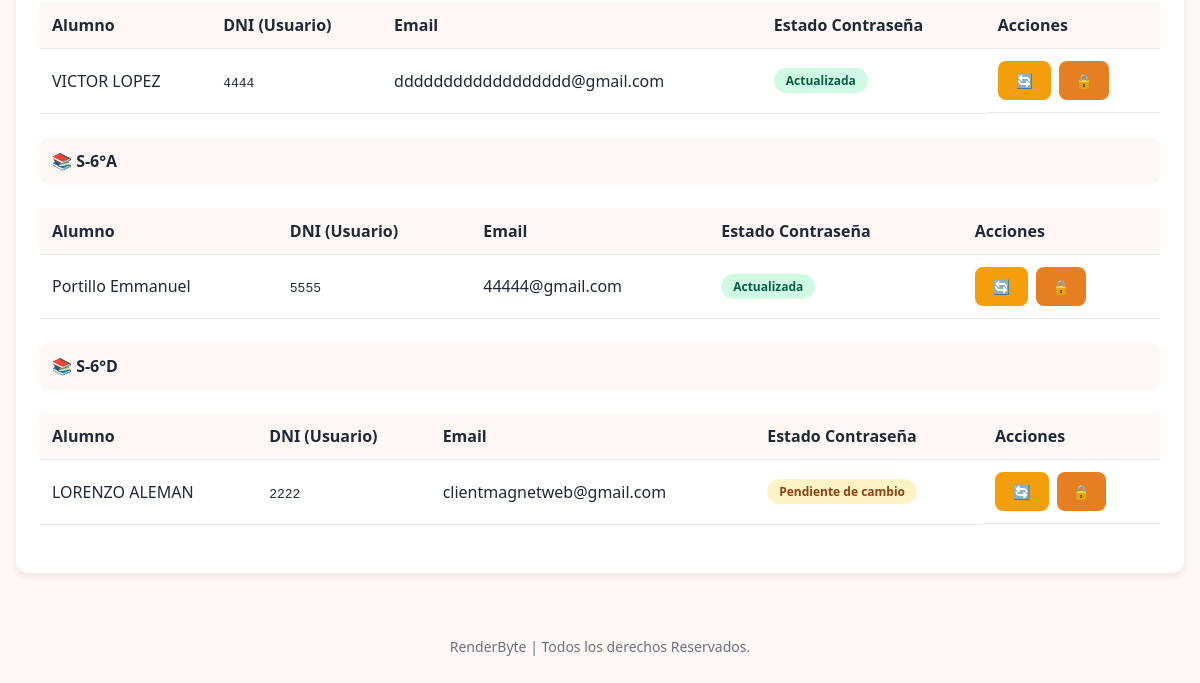
The page /admin-panel/usuarios/ (signed in, lower part) on the database as committed earlier.
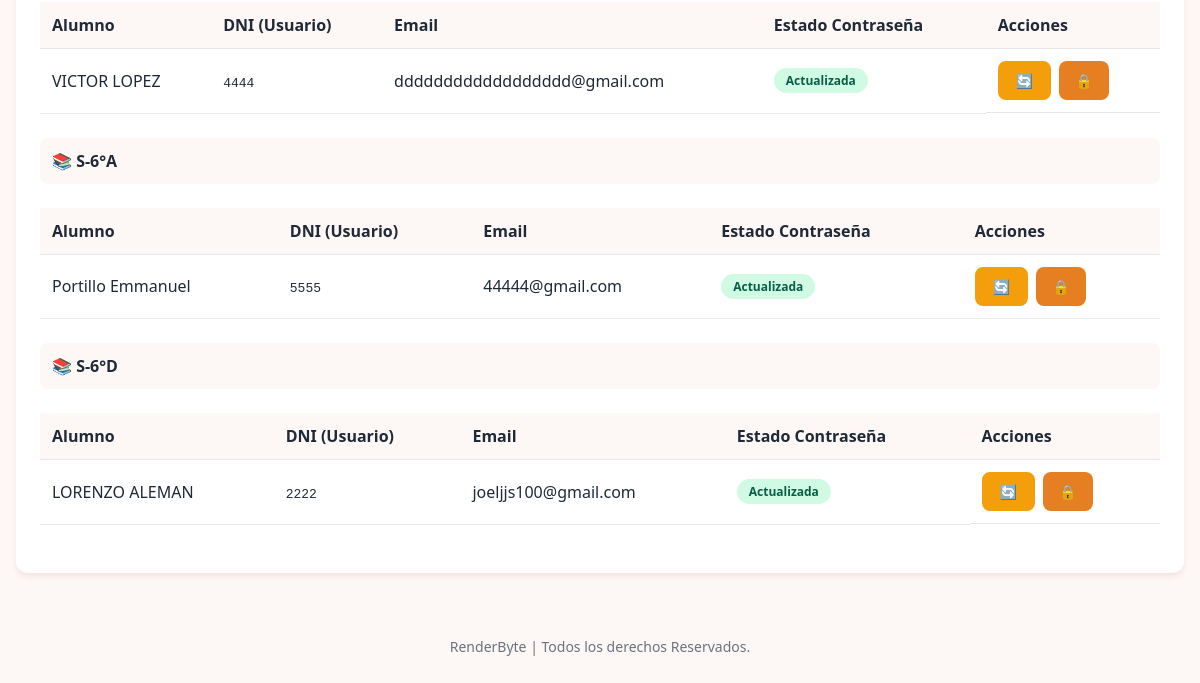
The same page on the database as committed later.
### portal/models.py (models this page shows, shortened)
class Alumno(models.Model):
    documento = models.BigIntegerField(primary_key=True, verbose_name="DNI Alumno")
    apellido = models.CharField(max_length=100)
    nombres = models.CharField(max_length=100)
    fecha_nacimiento = models.DateField(null=True, blank=True)
    sexo = models.CharField(max_length=1, blank=True)
    nivel = models.CharField(max_length=10, blank=True, verbose_name="Nivel (I5/P/S)")
    curso = models.CharField(max_length=10, blank=True)
    division = models.CharField(max_length=10, blank=True)
    direccion = models.CharField(max_length=200, blank=True)
    telefono1 = models.CharField(max_length=50, blank=True)
    telefono2 = models.CharField(max_length=50, blank=True)
    email = models.EmailField(blank=True)
    barrio = models.CharField(max_length=100, blank=True)
    padre_nombre = models.CharField(max_length=150, blank=True, verbose_name="Nombre del Padre")
    padre_dni = models.BigIntegerField(null=True, blank=True, db_index=True, verbose_name="DNI Padre")
    padre_direccion = models.CharField(max_length=200, blank=True)
    padre_telefono1 = models.CharField(max_length=50, blank=True)
    padre_telefono2 = models.CharField(max_length=50, blank=True)
    padre_email = models.EmailField(blank=True)
    madre_nombre = models.CharField(max_length=150, blank=True, verbose_name="Nombre de la Madre")
    madre_dni = models.BigIntegerField(null=True, blank=True, db_index=True, verbose_name="DNI Madre")
    madre_direccion = models.CharField(max_length=200, blank=True)
    madre_telefono1 = models.CharField(max_length=50, blank=True)
    madre_telefono2 = models.CharField(max_length=50, blank=True)
    madre_email = models.EmailField(blank=True)
    tutor_nombre = models.CharField(max_length=150, blank=True, verbose_name="Nombre del Tutor")
    tutor_dni = models.BigIntegerField(null=True, blank=True, db_index=True, verbose_name="DNI Tutor")
    tutor_direccion = models.CharField(max_length=200, blank=True)
    tutor_telefono1 = models.CharField(max_length=50, blank=True)
    tutor_telefono2 = models.CharField(max_length=50, blank=True)
    tutor_email = models.EmailField(blank=True)
    familia = models.IntegerField(default=0, help_text="ID de grupo familiar")
    recargo = models.BooleanField(default=False)
    saldo_moroso = models.DecimalField(max_digits=12, decimal_places=2, default=0,
                                        verbose_name="Saldo Total Adeudado")
    class Meta:
        ordering = ['apellido', 'nombres']
        verbose_name = "Alumno"
        verbose_name_plural = "Alumnos"
    @property
    def curso_completo(self):
        if self.nivel and self.curso and self.division:
            return f"{self.nivel}-{self.curso}°{self.division}"
        elif self.curso and self.division:
            return f"{self.curso}°{self.division}"
        return self.curso or ""

### portal/views.py (the view)
    def wrapper(request, *args, **kwargs):
        if not request.user.is_authenticated:
            return redirect('portal:login')
        if not hasattr(request.user, 'perfil') or not request.user.perfil.es_admin:
            messages.error(request, 'No tiene permisos para acceder a esta sección.')
            return redirect('portal:portal_padre')
        return view_func(request, *args, **kwargs)

### portal/models.py (called while the page is built)
    @property
    def es_admin(self):
        return self.rol == 'admin'

### portal/views.py (called while the page is built)
def admin_required(view_func):
    def wrapper(request, *args, **kwargs):
        if not request.user.is_authenticated:
            return redirect('portal:login')
        if not hasattr(request.user, 'perfil') or not request.user.perfil.es_admin:
            messages.error(request, 'No tiene permisos para acceder a esta sección.')
            return redirect('portal:portal_padre')
        return view_func(request, *args, **kwargs)
    return wrapper

### portal/templates/portal/admin/usuarios.html (shortened to what this page needs)
{% extends 'portal/admin/base_admin.html' %}
{% block admin_content %}
<div class="card">
    {% for curso, alumnos in alumnos_por_curso.items %}
    <div style="margin-bottom:1.5rem">
        <h4 style="background:var(--bg);padding:0.75rem;border-radius:8px;margin-bottom:0.5rem">📚 {{ curso }}</h4>
        <div class="table-responsive">
            <table>
                <thead>
                    <tr>
                        <th>Alumno</th>
                        <th>DNI (Usuario)</th>
                        <th>Email</th>
                        <th>Estado Contraseña</th>
                        <th>Acciones</th>
                    </tr>
                </thead>
                <tbody>
                    {% for u in alumnos %}
                    <tr>
                        <td>{{ u.nombre_completo }}</td>
                        <td><code>{{ u.dni }}</code></td>
                        <td>
                            {% if u.email %}
                            {{ u.email }}
                            {% else %}
                            <span style="color:var(--warning)">Sin email</span>
                            {% endif %}
                        </td>
                        <td>
                            {% if u.must_change_password %}
                            <span class="badge badge-pending">Pendiente de cambio</span>
                            {% else %}
                            <span class="badge badge-verified">Actualizada</span>
                            {% endif %}
                        </td>
                        <td style="display:flex;gap:0.5rem">
                            {% if u.perfil %}
                            <a href="{% url 'portal:admin_reset_password' u.perfil.id %}" class="btn btn-sm btn-outline"
                                onclick="return confirm('¿Resetear contraseña a la genérica?')"
                                title="Resetear contraseña"
                                style="background:var(--warning);border-color:var(--warning);color:white;">🔄</a>
                            <a href="#" class="btn btn-sm"
                                onclick="forzarCambioPassword({{ u.perfil.id }}); return false;"
                                title="Forzar cambio de contraseña"
                                style="background:#e67e22;border-color:#e67e22;color:white;">🔒</a>
                            {% else %}
                            <span style="color:var(--text-light);font-size:0.8rem">Sin usuario</span>
                            {% endif %}
                        </td>
                    </tr>
                    {% endfor %}
                </tbody>
            </table>
        </div>
    </div>
    {% empty %}
    <div style="text-align:center;padding:3rem;color:var(--text-light)">
        <p>No hay alumnos registrados</p>
        <p style="margin-top:0.5rem">Importe el archivo de alumnos desde la pestaña Importar</p>
    </div>
    {% endfor %}
</div>
{% endblock %}

Rows that differ between the two databases and show on the page:
changed through a linked row, Alumno id 2222: email "clientmagnetweb@gmail.com" → "joeljjs100@gmail.com"
Other text that changed with them:
list line gone: "Pendiente de cambio"
new list line: "Actualizada"
